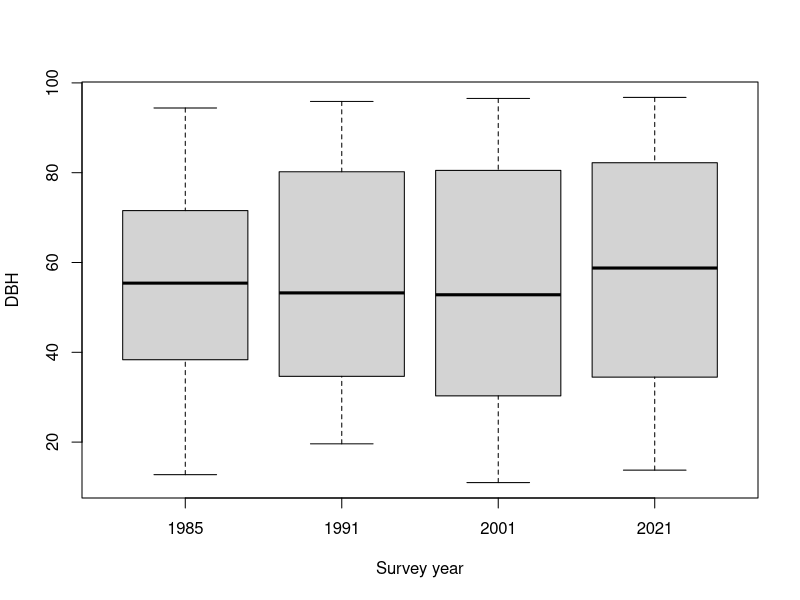

The R script that drew this image:
## ---- chunk 1
knitr::opts_chunk$set(echo = TRUE)
## ---- chunk 2
library(tidyverse)
library(readxl)
## ---- chunk 3
tree_data<-read_xlsx("data/Generated tree data.xlsx", sheet= "Tree data")
head(tree_data)
## ---- chunk 4
species_code_data<-data.frame(read_xlsx("data/Generated tree data.xlsx", sheet= "Species code"))
head(species_code_data)
description_data<-data.frame(read_xlsx("data/Generated tree data.xlsx", sheet= "Data description"))
description_data
## ---- chunk 5
# some of the data is tidy but I need to further tidy the data.
tidy_tree_data1<-tree_data %>% select(-COND1, -COND2, -COND3, -COND4) %>%
  pivot_longer(cols = c("DBH1", "DBH2", "DBH3", "DBH4"),
               names_to = "Survey year", values_to = "DBH")

tidy_tree_data2<-tree_data %>% select(COND1, COND2, COND3, COND4) %>%
  pivot_longer(cols = c("COND1", "COND2", "COND3", "COND4"),
               names_to = "COND year", values_to = "COND")

tidy_tree_data<-cbind(tidy_tree_data1,tidy_tree_data2)

# change the codes like DBH1 and COND1 to the years which they represent 

tidy_tree_data$`Survey year`[tidy_tree_data$`Survey year` == "DBH1"] <- "1985"
tidy_tree_data$`Survey year`[tidy_tree_data$`Survey year` == "DBH2"] <- "1991"
tidy_tree_data$`Survey year`[tidy_tree_data$`Survey year` == "DBH3"] <- "2001"
tidy_tree_data$`Survey year`[tidy_tree_data$`Survey year` == "DBH4"] <- "2021"

tidy_tree_data<-tidy_tree_data%>%select(-`COND year`)

#remove NA from data
tidy_tree_data <- na.omit(tidy_tree_data) 
head(tidy_tree_data)
## ---- chunk 6
new_row <- data.frame(Variable = c("DBH","COND","Survey year"), Description = c("Diameter at Breast Height","Condition code measured","Year which measurements were taken"), stringsAsFactors = FALSE)
description_new<-rbind(description_data,new_row)
description_new<-description_new[-c(1,4,5,6,7,8,9,10,11),]
description_new
## ---- chunk 7
allow<-unique(tidy_tree_data$Species)
filtered_species_names <- species_code_data[species_code_data$Code.Number %in% allow, ]
# the number of species that were removed from the code name list
#nrow(species_code_data)-nrow(filtered_species_names)
## ---- chunk 8
boxplot(tidy_tree_data$DBH~tidy_tree_data$`Survey year`, xlab = "Survey year", ylab="DBH")

